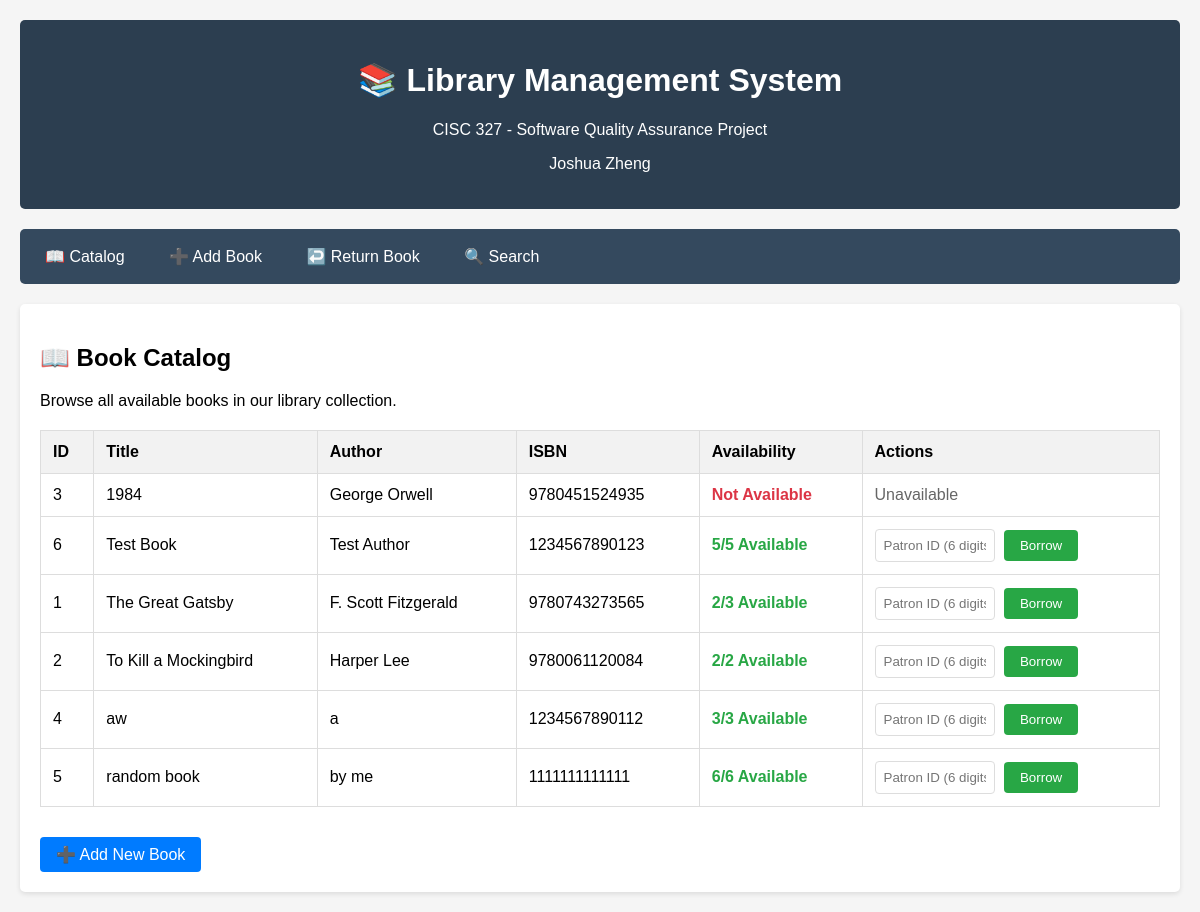
The app's page /catalog, older data.
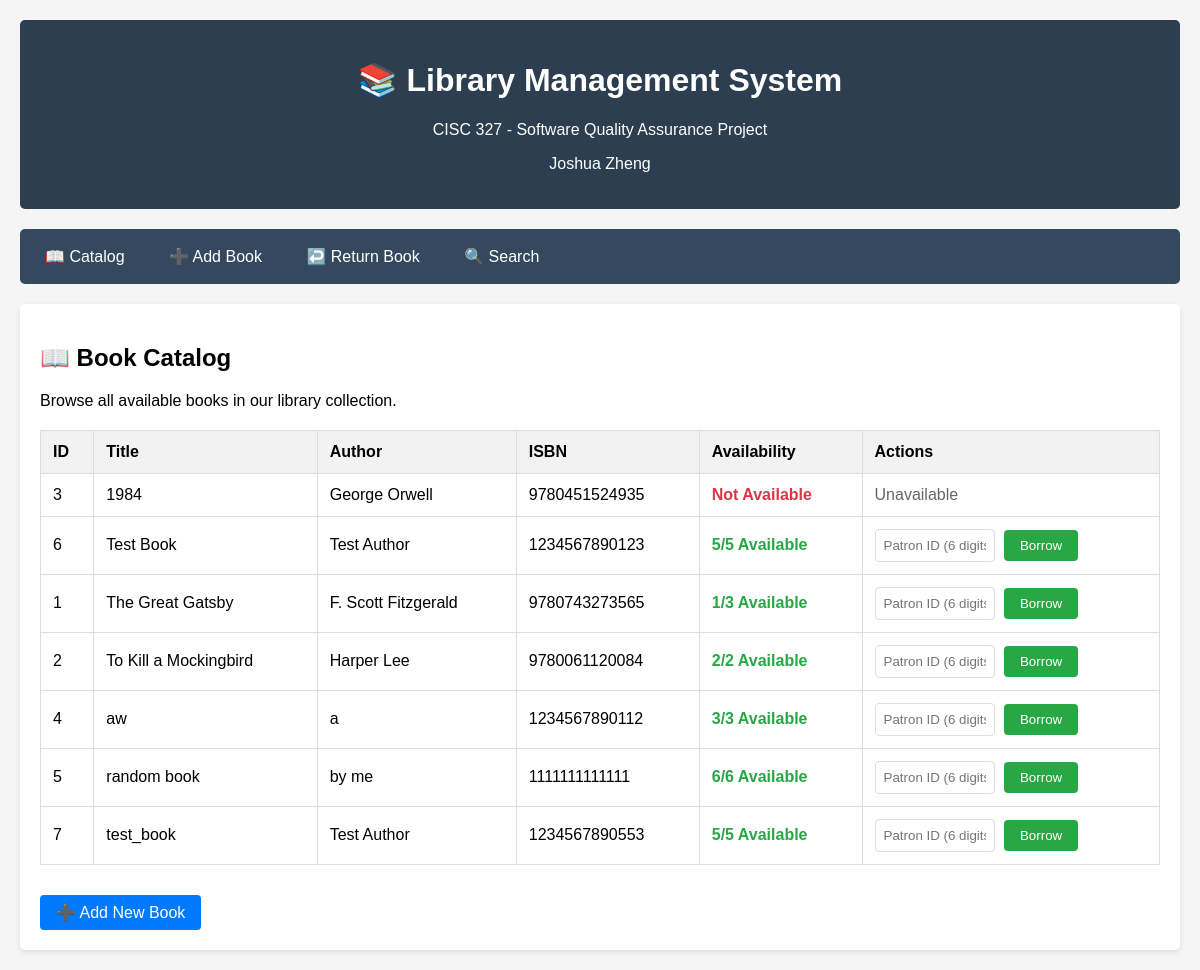
The same page, newer data.
### tables this page shows
CREATE TABLE books (
            id INTEGER PRIMARY KEY AUTOINCREMENT,
            title TEXT NOT NULL,
            author TEXT NOT NULL,
            isbn TEXT UNIQUE NOT NULL,
            total_copies INTEGER NOT NULL,
            available_copies INTEGER NOT NULL
        );

### routes/catalog_routes.py (the view)
@catalog_bp.route('/catalog')
def catalog():
    books = get_all_books()
    return render_template('catalog.html', books=books)

### database.py (called while the page is built)
def get_db_connection():
    conn = sqlite3.connect(DATABASE)
    conn.row_factory = sqlite3.Row  # This enables column access by name
    return conn

def get_all_books() -> List[Dict]:
    conn = get_db_connection()
    books = conn.execute('SELECT * FROM books ORDER BY title').fetchall()
    conn.close()
    return [dict(book) for book in books]

### templates/catalog.html (shortened to what this page needs)
{% extends "base.html" %}
{% block content %}
<h2>📖 Book Catalog</h2>
<p>Browse all available books in our library collection.</p>
{% if books %}
<table>
    <thead>
        <tr>
            <th>ID</th>
            <th>Title</th>
            <th>Author</th>
            <th>ISBN</th>
            <th>Availability</th>
            <th>Actions</th>
        </tr>
    </thead>
    <tbody>
        {% for book in books %}
        <tr>
            <td>{{ book.id }}</td>
            <td>{{ book.title }}</td>
            <td>{{ book.author }}</td>
            <td>{{ book.isbn }}</td>
            <td>
                {% if book.available_copies > 0 %}
                    <span class="status-available">{{ book.available_copies }}/{{ book.total_copies }} Available</span>
                {% else %}
                    <span class="status-unavailable">Not Available</span>
                {% endif %}
            </td>
            <td>
                {% if book.available_copies > 0 %}
                    <form method="POST" action="{{ url_for('borrowing.borrow_book') }}" style="display: inline;">
                        <input type="text" name="patron_id" placeholder="Patron ID (6 digits)"
                               pattern="[0-9]{6}" maxlength="6" required style="width: 120px; margin-right: 5px;">
                        <button type="submit" class="btn btn-success">Borrow</button>
                    </form>
                {% else %}
                    <span style="color: #666;">Unavailable</span>
                {% endif %}
            </td>
        </tr>
        {% endfor %}
    </tbody>
</table>
{% else %}
<div style="text-align: center; padding: 40px; color: #666;">
    <h3>No books in catalog</h3>
    <p>The library catalog is empty. <a href="{{ url_for('catalog.add_book') }}">Add the first book</a> to get started.</p>
</div>
{% endif %}
<div style="margin-top: 30px;">
    <a href="{{ url_for('catalog.add_book') }}" class="btn">➕ Add New Book</a>
</div>
{% endblock %}

### templates/base.html (shortened to what this page needs)
<!DOCTYPE html>
<html lang="en">
<head>
</head>
<body>
    <div class="header">
        <h1>📚 Library Management System</h1>
        <p>CISC 327 - Software Quality Assurance Project</p>
        <p>Joshua Zheng</p>
    </div>
    <div class="nav">
        <a href="{{ url_for('catalog.catalog') }}">📖 Catalog</a>
        <a href="{{ url_for('catalog.add_book') }}">➕ Add Book</a>
        <a href="{{ url_for('borrowing.return_book') }}">↩️ Return Book</a>
        <a href="{{ url_for('search.search_books') }}">🔍 Search</a>
    </div>
    <div class="content">
        {% block content %}{% endblock %}
    </div>
</body>
</html>

### templates/base.html (style rules this page uses)
body { font-family: Arial, sans-serif; max-width: 1200px; margin: 0 auto; padding: 20px; background-color: #f5f5f5; }
.header { background-color: #2c3e50; color: white; padding: 20px; text-align: center; margin-bottom: 20px; border-radius: 5px; }
.nav { background-color: #34495e; padding: 10px; margin-bottom: 20px; border-radius: 5px; }
.nav a { color: white; text-decoration: none; padding: 8px 15px; margin-right: 10px; border-radius: 3px; display: inline-block; }
.content { background-color: white; padding: 20px; border-radius: 5px; box-shadow: 0 2px 5px rgba(0,0,0,0.1); }
table { width: 100%; border-collapse: collapse; margin-top: 20px; }
th, td { border: 1px solid #ddd; padding: 12px; text-align: left; }
th { background-color: #f2f2f2; font-weight: bold; }
.btn { background-color: #007bff; color: white; padding: 8px 16px; border: none; border-radius: 4px; cursor: pointer; text-decoration: none; display: inline-block; }
.btn-success { background-color: #28a745; }
input[type="text"], input[type="number"], select { width: 100%; padding: 8px; border: 1px solid #ddd; border-radius: 4px; box-sizing: border-box; }
.status-available { color: #28a745; font-weight: bold; }
.status-unavailable { color: #dc3545; font-weight: bold; }

Row changes from the older to the newer data that the page shows:
changed books "The Great Gatsby": available_copies "2" → "1"
added books: id "7", title "test_book", author "Test Author", isbn "1234567890553", available_copies "5", total_copies "5"
